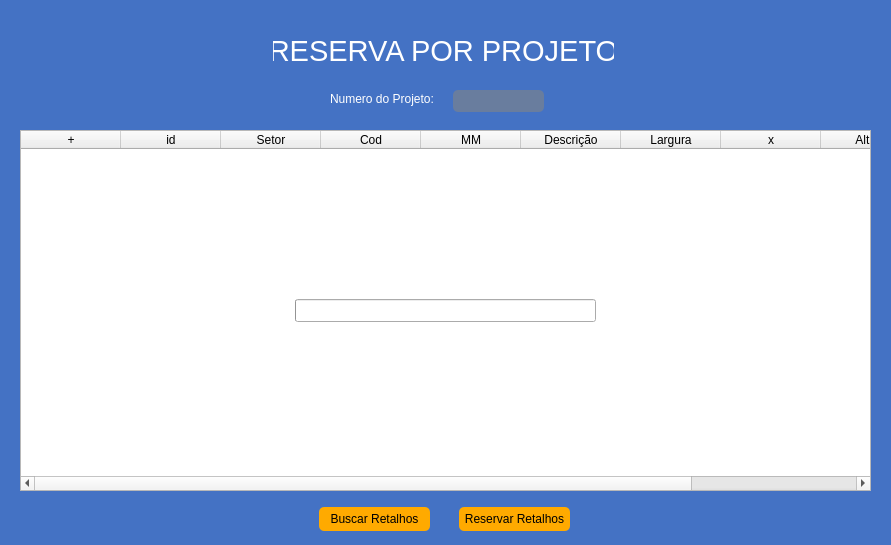
<?xml version="1.0" encoding="UTF-8"?>
<ui version="4.0">
 <class>Form</class>
 <widget class="QWidget" name="Form">
  <property name="geometry">
   <rect>
    <x>0</x>
    <y>0</y>
    <width>891</width>
    <height>545</height>
   </rect>
  </property>
  <property name="windowTitle">
   <string>Reservas</string>
  </property>
  <property name="styleSheet">
   <string notr="true">QWidget#Form{
	background-color: rgb(68, 114, 196);
}

QLabel{
	color: rgb(255, 255, 255);
	background-color: rgba(0, 0, 0, 0);
}

QPushButton{
	border-radius: 5px;
	background-color: rgb(255, 170, 0);
}

QPushButton:hover{
	border-radius: 5px;
	background-color: rgba(255, 170, 0, 150);
}

QLineEdit{
	border-radius: 5px;
	background-color: rgba(255, 170, 0, 50);
	color: rgb(255, 255, 255)
}

QLineEdit:focus{
	border-radius: 5px;
	background-color: rgba(255, 170, 0, 50);
	color: rgb(255, 255, 255);
	border: 1px solid rgb(255, 255, 255)
}
QFrame#QTableWidget{
	background: rgb(255, 255, 255);
}</string>
  </property>
  <widget class="QLineEdit" name="txt_num_proj">
   <property name="geometry">
    <rect>
     <x>453</x>
     <y>90</y>
     <width>91</width>
     <height>22</height>
    </rect>
   </property>
   <property name="alignment">
    <set>Qt::AlignCenter</set>
   </property>
  </widget>
  <widget class="QLabel" name="lb_num_proj">
   <property name="geometry">
    <rect>
     <x>330</x>
     <y>89</y>
     <width>111</width>
     <height>20</height>
    </rect>
   </property>
   <property name="text">
    <string>Numero do Projeto:</string>
   </property>
  </widget>
  <widget class="QTableWidget" name="tableWidget">
   <property name="geometry">
    <rect>
     <x>20</x>
     <y>130</y>
     <width>851</width>
     <height>361</height>
    </rect>
   </property>
   <property name="autoFillBackground">
    <bool>false</bool>
   </property>
   <property name="selectionBehavior">
    <enum>QAbstractItemView::SelectRows</enum>
   </property>
   <column>
    <property name="text">
     <string>+</string>
    </property>
    <property name="background">
     <color>
      <red>194</red>
      <green>194</green>
      <blue>194</blue>
     </color>
    </property>
   </column>
   <column>
    <property name="text">
     <string>id</string>
    </property>
   </column>
   <column>
    <property name="text">
     <string>Setor</string>
    </property>
   </column>
   <column>
    <property name="text">
     <string>Cod</string>
    </property>
   </column>
   <column>
    <property name="text">
     <string>MM</string>
    </property>
   </column>
   <column>
    <property name="text">
     <string>Descrição</string>
    </property>
   </column>
   <column>
    <property name="text">
     <string>Largura</string>
    </property>
   </column>
   <column>
    <property name="text">
     <string>x</string>
    </property>
   </column>
   <column>
    <property name="text">
     <string>Altura</string>
    </property>
   </column>
   <column>
    <property name="text">
     <string>Responsavel</string>
    </property>
   </column>
  </widget>
  <widget class="QLabel" name="lb_principal">
   <property name="geometry">
    <rect>
     <x>273</x>
     <y>30</y>
     <width>341</width>
     <height>41</height>
    </rect>
   </property>
   <property name="font">
    <font>
     <pointsize>22</pointsize>
    </font>
   </property>
   <property name="text">
    <string>RESERVA POR PROJETO</string>
   </property>
   <property name="alignment">
    <set>Qt::AlignCenter</set>
   </property>
  </widget>
  <widget class="QPushButton" name="bt_reservar_retalhos">
   <property name="geometry">
    <rect>
     <x>459</x>
     <y>507</y>
     <width>111</width>
     <height>24</height>
    </rect>
   </property>
   <property name="text">
    <string>Reservar Retalhos</string>
   </property>
  </widget>
  <widget class="QPushButton" name="bt_buscar_retalhos">
   <property name="geometry">
    <rect>
     <x>319</x>
     <y>507</y>
     <width>111</width>
     <height>24</height>
    </rect>
   </property>
   <property name="text">
    <string>Buscar Retalhos</string>
   </property>
  </widget>
  <widget class="QProgressBar" name="progressBar">
   <property name="geometry">
    <rect>
     <x>295</x>
     <y>299</y>
     <width>301</width>
     <height>23</height>
    </rect>
   </property>
   <property name="value">
    <number>0</number>
   </property>
   <property name="textVisible">
    <bool>false</bool>
   </property>
  </widget>
 </widget>
 <resources/>
 <connections/>
</ui>
